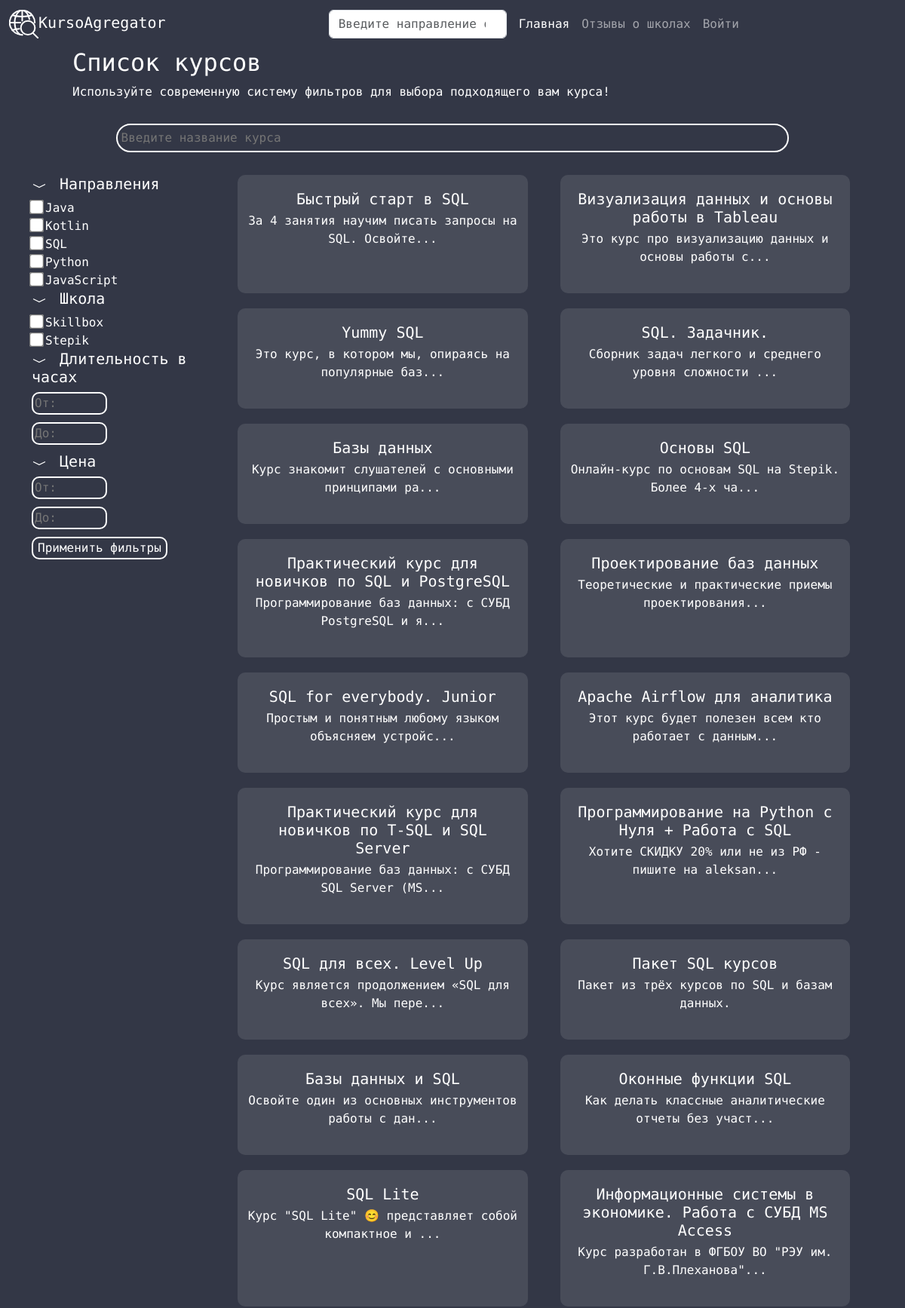
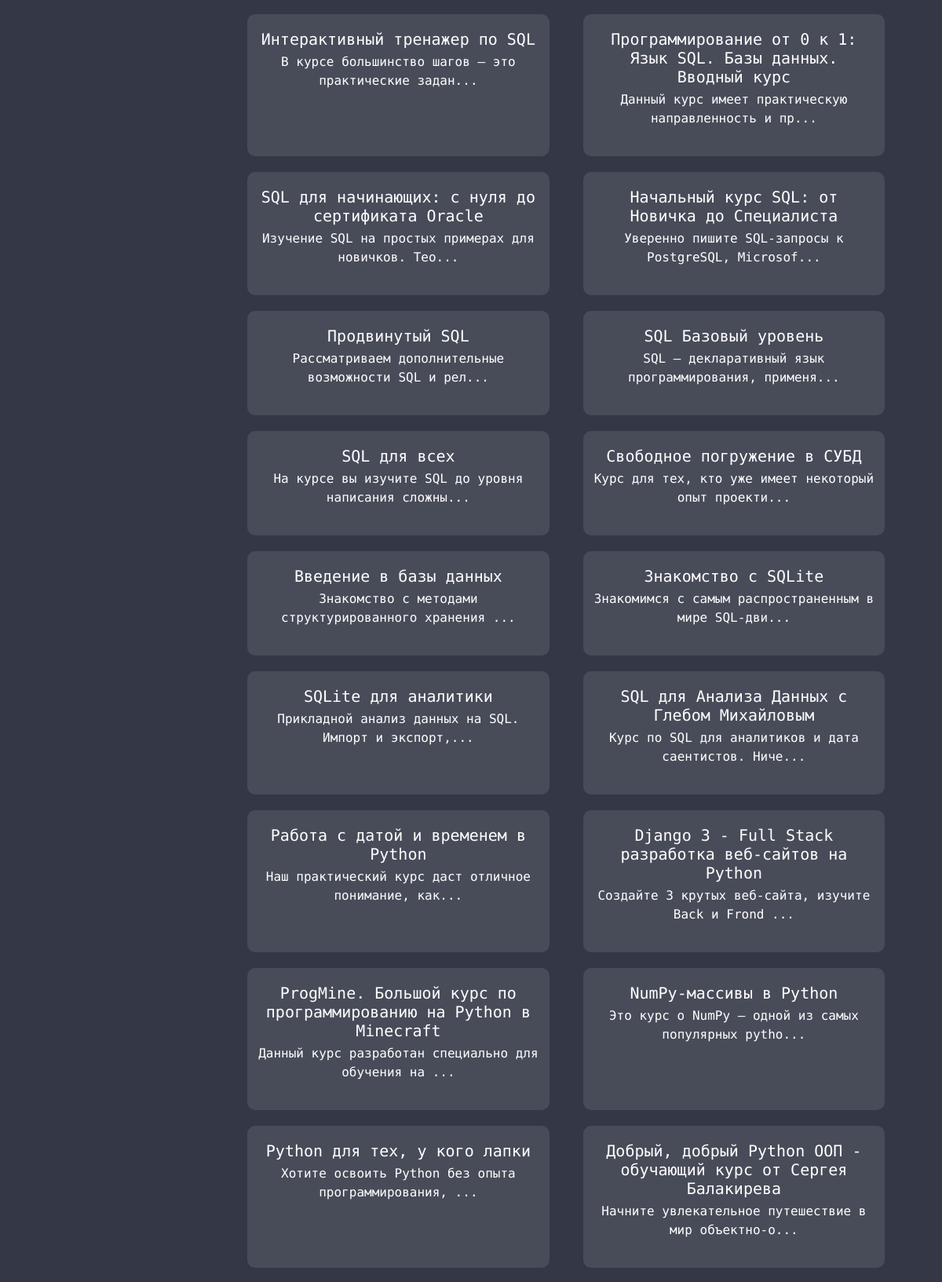
Page /list_courses (upper part) on the committed database (2 pictures, top to bottom).
### app/models.py (models this page shows, shortened)
class Technology(db.Model):
    id = db.Column(db.Integer, primary_key=True)
    title = db.Column(db.String(128), nullable=False)

class School(db.Model):
    id = db.Column(db.Integer, primary_key=True)
    title = db.Column(db.String(128), nullable=False)
    description = db.Column(db.String())
    reviews = db.relationship('Review', backref='school', secondary=school_review,
                              lazy='dynamic')
    courses = db.relationship('Course', backref='owner',
                              lazy='dynamic')

class Course(db.Model):
    id = db.Column(db.Integer, primary_key=True)
    name = db.Column(db.String(128), nullable=False)
    price = db.Column(db.Float, nullable=False)
    rating = db.Column(db.Float)
    duration = db.Column(db.String(128))
    description = db.Column(db.String(), nullable=False)
    date_start = db.Column(db.DateTime, default=datetime.utcnow)
    school_id = db.Column(db.Integer, db.ForeignKey('school.id', ondelete='CASCADE'))
    link = db.Column(db.String(256), nullable=False)
    reviews = db.relationship('Review', backref='course', secondary=course_review,
                              lazy='dynamic')
    technologies = db.relationship('Technology', backref='tech', secondary=course_technology,
                                   lazy='dynamic')

### app/main/routes.py (the view)
@bp.route('/list_courses', methods=['GET'])
def courses():
    selected_filters = request.form.getlist('filter')
    if not selected_filters:
        selected_filters = request.args.getlist('filter')
    unique_technologies = Technology.query.with_entities(
        Technology.title).distinct().all()
    unique_schools = School.query.with_entities(School.title).distinct().all()
    filter_dict = {
        'Направления': [tech[0] for tech in unique_technologies],
        'Школа': [school[0] for school in unique_schools]
    }
    indexed_filter_dict = enumerate(filter_dict.items())
    filtered_courses = filter_courses(filter_dict, selected_filters)
    return render_template('main/list_courses.html', courses=filtered_courses, indexed_filter_dict=indexed_filter_dict, select=selected_filters)

### app/templates/main/list_courses.html (shortened to what this page needs)
{% extends 'base.html' %}
{% block content %}
<link rel="stylesheet" type="text/css" href="{{ url_for('static', filename='style/courses.css') }}">
<body>
  <div class="main">
        <h2>Список курсов</h2>
        <p>Используйте современную систему фильтров для выбора подходящего вам курса!</p>
    </div>
  <div class="container">
    <div class="row">
      <div class="col-md-12 text-center">
        <form method="get" action="{{ url_for('main.courses') }}" class="search-form">
          <input type="text" name="search" id="search" placeholder="Введите название курса">
        </form>
      </div>
  <div class="container">
    <div class="row">
      <div class="col-lg-3 col-md-3 col-6">
        <div class="sidebar">
          <form method="GET" action="{{ url_for('main.courses') }}" class="form_filter">
            {% for block_idx, (block, filters) in indexed_filter_dict %}
                <h5>
                    <img src="{{ url_for('static', filename='icon/chevron-down.svg') }}" width="25" class="img_button" data-index="{{ block_idx }}">
                    {{ block }}
                </h5>
                <div class="filter-container" data-index="{{ block_idx }}" style="display: block;">
                    {% for filter in filters %}
                        <label><input type="checkbox" class="filter-label" name="filter" value="{{ filter }}" {% if filter in select %}checked{% endif %}>{{ filter }}</label>
                        <br>
                        {% endfor %}
                </div>
            {% endfor %}
            <h5>
              <img src="{{ url_for('static', filename='icon/chevron-down.svg') }}" width="25" class="img_button" data-index="duration">
              Длительность в часах
            </h5>
            <div class="filter-container row" data-index="duration" style="display: block;" >
              <div class="col-md-3 col-6" >
                <label><input type="number" name="duration_from" placeholder="От:" min="0"></label>
              </div>
              <div class="col-md-3 col-6">
                <label><input type="number" name="duration_to" placeholder="До:" min="0"></label>
              </div>
            </div>
            <h5>
              <img src="{{ url_for('static', filename='icon/chevron-down.svg') }}" width="25" class="img_button" data-index="price">
              Цена
            </h5>
            <div class="filter-container row" data-index="price" style="display: block;">
              <div class="col-md-6 col-6" >
                <label><input type="number" name="price_from" placeholder="От:"  min="0"></label>
              </div>
              <div class="col-md-6">
                <label><input type="number" name="price_to" placeholder="До:"  min="0"></label>
              </div>
            </div>
            <button type="submit">Применить фильтры</button>
        </form>
        </div>
      </div>
      <div class="col-md-9 col-6">
        <div class="main-content row">
          {% for course in courses %}
            {% if loop.index+1 is divisibleby(2) %}
              <div class="courses-container col-md-6">
                <h5><a class="nav-link" href="{{ url_for('main.course', id=course.id) }}">{{ course.name }}</a></h5>
                  <p>{{ course.description[:50] + '...' if course.description|length > 50 else course.description }}</p>
            </div>
            {% else %}
              <div class="courses-container col-md-6">
                <h5>{{ course.name }}</a>
                  <p>{{ course.description }}</p>
            {% endif %}
          {% endfor %}
        </div>
      </div>
    </div>
  </div>
</body>
</html>
{% endblock %}

### app/static/style/base.css (style rules this page uses)
body { background-color: rgba(51, 55, 70, 1); font-family: 'Roboto Mono', monospace; }
* { color: white; }

### app/static/style/courses.css (style rules this page uses)
#search { width: 80%; padding: 5px; border-radius: 40px; background-color: rgba(51, 55, 70, 1); color: #a8a8a8; border: 2px solid #fff; }
.main { padding-left: 8%; }
.container { margin-top: 30px; }
.img_button { padding-right: 5px; }
.filter-container input[type="checkbox"] { transform: scale(1.5); margin-right: 5px; }
input[type="number"] { background-color: rgba(51, 55, 70, 1); color: #fff; border: 2px solid #fff; border-radius: 10px; width: 100px; margin-right: 5px; margin-bottom: 10px; }
.form_filter button[type="submit"] { background-color: rgba(51, 55, 70, 1); color: #fff; border: 2px solid #fff; border-radius: 10px; }
.courses-container { background-color: #484C59; color: white; padding-top: 20px; padding-bottom: 20px; margin-bottom: 20px; border-radius: 10px; word-wrap: break-word; }
.courses-container h5 { color: white; text-align: center; margin-bottom: 5px; }
.courses-container p { text-align: center; }
@media screen and (min-width: 769px) { .courses-container { width: 45%; margin-right: 5%; } }

### rows in the picture
Technology: title "Java"
Technology: title "SQL"
Technology: title "Python"
Technology: title "JavaScript"
School: title "Skillbox"
Course: name "Быстрый старт в SQL", description "За 4 занятия научим писать запросы на SQL. Освойте..."
Course: name "Визуализация данных и основы работы в Tableau", description "Это курс про визуализацию данных и основы работы с..."
Course: name "Yummy SQL", description "Это курс, в котором мы, опираясь на популярные баз..."
Course: name "SQL. Задачник.", description "Сборник задач легкого и среднего уровня сложности ..."
Course: name "Базы данных", description "Курс знакомит слушателей с основными принципами ра..."
Course: name "Основы SQL", description "Онлайн-курс по основам SQL на Stepik. Более 4-х ча..."
Course: name "Практический курс для новичков по SQL и PostgreSQL", description "Программирование баз данных: с СУБД PostgreSQL и я..."
Course: name "Проектирование баз данных", description "Теоретические и практические приемы проектирования..."
Course: name "SQL for everybody. Junior", description "Простым и понятным любому языком объясняем устройс..."
Course: name "Apache Airflow для аналитика", description "Этот курс будет полезен всем кто работает с данным..."
Course: name "Практический курс для новичков по T-SQL и SQL Server", description "Программирование баз данных: с СУБД SQL Server (MS..."
Course: name "Программирование на Python с Нуля + Работа с SQL", description "Хотите СКИДКУ 20% или не из РФ - пишите на aleksan..."
Course: name "SQL для всех. Level Up", description "Курс является продолжением «SQL для всех». Мы пере..."
Course: name "Пакет SQL курсов", description "Пакет из трёх курсов по SQL и базам данных."
Course: name "Базы данных и SQL", description "Освойте один из основных инструментов работы с дан..."
Course: name "Оконные функции SQL", description "Как делать классные аналитические отчеты без участ..."
Course: name "SQL Lite", description "Курс \"SQL Lite\" 😊 представляет собой компактное и ..."
Course: name "Информационные системы в экономике. Работа с СУБД MS Access", description "Курс разработан в ФГБОУ ВО \"РЭУ им. Г.В.Плеханова\"..."
Course: name "Интерактивный тренажер по SQL", description "В курсе большинство шагов — это практические задан..."
Course: name "Программирование от 0 к 1: Язык SQL. Базы данных. Вводный курс", description "Данный курс имеет практическую направленность и пр..."
Course: name "SQL для начинающих: с нуля до сертификата Oracle", description "Изучение SQL на простых примерах для новичков. Тео..."
Course: name "Начальный курс SQL: от Новичка до Специалиста", description "Уверенно пишите SQL-запросы к PostgreSQL, Microsof..."
Course: name "Продвинутый SQL", description "Рассматриваем дополнительные возможности SQL и рел..."
Course: name "SQL Базовый уровень", description "SQL — декларативный язык программирования, применя..."
Course: name "SQL для всех", description "На курсе вы изучите SQL до уровня написания сложны..."
Course: name "Свободное погружение в СУБД", description "Курс для тех, кто уже имеет некоторый опыт проекти..."
Course: name "Введение в базы данных", description "Знакомство с методами структурированного хранения ..."
Course: name "Знакомство с SQLite", description "Знакомимся с самым распространенным в мире SQL-дви..."
Course: name "SQLite для аналитики", description "Прикладной анализ данных на SQL. Импорт и экспорт,..."
Course: name "SQL для Анализа Данных с Глебом Михайловым", description "Курс по SQL для аналитиков и дата саентистов. Ниче..."
Course: name "Работа с датой и временем в Python", description "Наш практический курс даст отличное понимание, как..."
Course: name "Django 3 - Full Stack разработка веб-сайтов на Python", description "Создайте 3 крутых веб-сайта, изучите Back и Frond ..."
Course: name "ProgMine. Большой курс по программированию на Python в Minecraft", description "Данный курс разработан специально для обучения на ..."
Course: name "NumPy-массивы в Python", description "Это курс о NumPy — одной из самых популярных pytho..."
Course: name "Python для тех, у кого лапки", description "Хотите освоить Python без опыта программирования, ..."
Course: name "Добрый, добрый Python ООП - обучающий курс от Сергея Балакирева", description "Начните увлекательное путешествие в мир объектно-о..."

### other values in the picture
{{ block }} "Направления" "Школа"
{{ filter }} "Kotlin" "Stepik"
